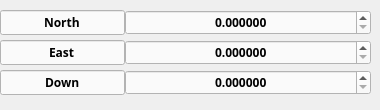
    <widget class="QWidget" name="tab_3">
     <attribute name="title">
      <string>风速（NED）</string>
     </attribute>
     <widget class="QWidget" name="formLayoutWidget_3">
      <property name="geometry">
       <rect>
        <x>0</x>
        <y>10</y>
        <width>371</width>
        <height>91</height>
       </rect>
      </property>
      <property name="font">
       <font>
        <family>Adobe 繁黑體 Std B</family>
        <weight>75</weight>
        <bold>true</bold>
       </font>
      </property>
      <layout class="QFormLayout" name="formLayout_2">
       <property name="horizontalSpacing">
        <number>0</number>
       </property>
       <property name="verticalSpacing">
        <number>5</number>
       </property>
       <item row="0" column="0">
        <widget class="QLineEdit" name="lineEdit_6">
         <property name="enabled">
          <bool>true</bool>
         </property>
         <property name="font">
          <font>
           <family>Adobe 繁黑體 Std B</family>
           <weight>75</weight>
           <bold>true</bold>
          </font>
         </property>
         <property name="styleSheet">
          <string notr="true">background-color: rgb(250, 250, 250);</string>
         </property>
         <property name="text">
          <string>North</string>
         </property>
         <property name="alignment">
          <set>Qt::AlignCenter</set>
         </property>
         <property name="readOnly">
          <bool>true</bool>
         </property>
        </widget>
       </item>
       <item row="0" column="1">
        <widget class="QDoubleSpinBox" name="wind_north_SpinBox">
         <property name="font">
          <font>
           <family>Adobe 繁黑體 Std B</family>
           <weight>75</weight>
           <bold>true</bold>
          </font>
         </property>
         <property name="styleSheet">
          <string notr="true">background-color: rgb(250, 250, 250);</string>
         </property>
         <property name="alignment">
          <set>Qt::AlignCenter</set>
         </property>
         <property name="decimals">
          <number>6</number>
         </property>
         <property name="value">
          <double>0.000000000000000</double>
         </property>
        </widget>
       </item>
       <item row="1" column="0">
        <widget class="QLineEdit" name="lineEdit_7">
         <property name="font">
          <font>
           <family>Adobe 繁黑體 Std B</family>
           <weight>75</weight>
           <bold>true</bold>
          </font>
         </property>
         <property name="styleSheet">
          <string notr="true">background-color: rgb(250, 250, 250);</string>
         </property>
         <property name="text">
          <string>East</string>
         </property>
         <property name="alignment">
          <set>Qt::AlignCenter</set>
         </property>
         <property name="readOnly">
          <bool>true</bool>
         </property>
        </widget>
       </item>
       <item row="1" column="1">
        <widget class="QDoubleSpinBox" name="wind_east_SpinBox">
         <property name="font">
          <font>
           <family>Adobe 繁黑體 Std B</family>
           <weight>75</weight>
           <bold>true</bold>
          </font>
         </property>
         <property name="contextMenuPolicy">
          <enum>Qt::DefaultContextMenu</enum>
         </property>
         <property name="styleSheet">
          <string notr="true">background-color: rgb(250, 250, 250);</string>
         </property>
         <property name="alignment">
          <set>Qt::AlignCenter</set>
         </property>
         <property name="decimals">
          <number>6</number>
         </property>
         <property name="value">
          <double>0.000000000000000</double>
         </property>
        </widget>
       </item>
       <item row="2" column="0">
        <widget class="QLineEdit" name="lineEdit_8">
         <property name="font">
          <font>
           <family>Adobe 繁黑體 Std B</family>
           <weight>75</weight>
           <bold>true</bold>
          </font>
         </property>
         <property name="styleSheet">
          <string notr="true">background-color: rgb(250, 250, 250);</string>
         </property>
         <property name="text">
          <string>Down</string>
         </property>
         <property name="alignment">
          <set>Qt::AlignCenter</set>
         </property>
         <property name="readOnly">
          <bool>true</bool>
         </property>
        </widget>
       </item>
       <item row="2" column="1">
        <widget class="QDoubleSpinBox" name="wind_down_SpinBox">
         <property name="font">
          <font>
           <family>Adobe 繁黑體 Std B</family>
           <weight>75</weight>
           <bold>true</bold>
          </font>
         </property>
         <property name="styleSheet">
          <string notr="true">background-color: rgb(250, 250, 250);</string>
         </property>
         <property name="alignment">
          <set>Qt::AlignCenter</set>
         </property>
         <property name="decimals">
          <number>6</number>
         </property>
         <property name="value">
          <double>0.000000000000000</double>
         </property>
        </widget>
       </item>
      </layout>
     </widget>
    </widget>
